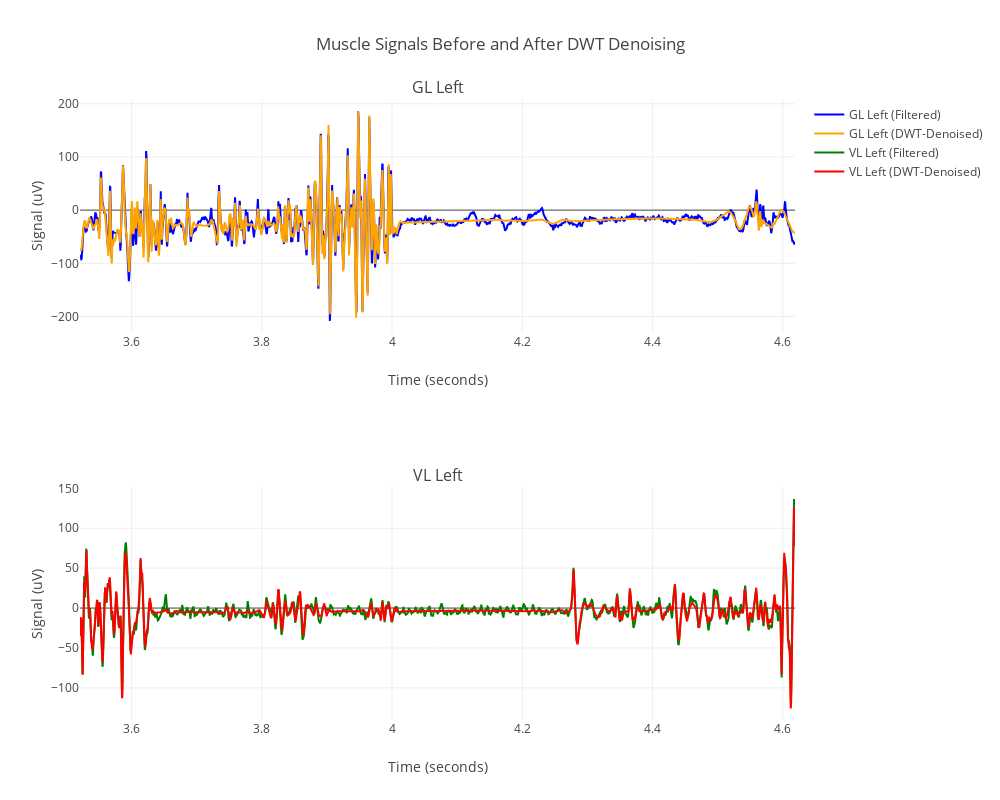

Notebook code cell kept with this figure:
### Code cell
import numpy as np
import pywt

def denoise_dwt(signal, level=8):
    # Perform wavelet decomposition using db4
    coeffs = pywt.wavedec(signal, 'db4', level=level)
    
    # Calculate noise standard deviation using robust median estimator
    sigma = np.median(np.abs(coeffs[-1])) / 0.6745
    
    # Initialize empty list for modified coefficients
    denoised_coeffs = []
    
    # Threshold multiplication factor (increased for stronger denoising)
    threshold_factor = 20.0  # Meningkatkan dari default sqrt(2)
    
    # Process each decomposition level with adaptive thresholding
    for i, coeff in enumerate(coeffs):
        if i == 0:  # Skip approximation coefficients
            denoised_coeffs.append(coeff)
            continue
            
        # Calculate level-dependent threshold with higher base threshold
        N = len(signal)
        level_factor = 1.5 / np.sqrt(2**(i))  # Increased level factor
        threshold = sigma * threshold_factor * np.sqrt(np.log(N)) * level_factor
        
        # Apply more aggressive thresholding
        coeff_abs = np.abs(coeff)
        sign = np.sign(coeff)
        
        # Increased threshold multiplier for classification
        is_small = coeff_abs <= 2.5 * threshold  # Increased from 2.0
        is_large = coeff_abs > 2.5 * threshold
        
        modified_coeff = np.zeros_like(coeff)
        # Only keep very large coefficients
        modified_coeff[is_large] = coeff[is_large]
        # More aggressive soft thresholding for small coefficients
        modified_coeff[is_small] = sign[is_small] * (coeff_abs[is_small] - 1.5 * threshold) * (coeff_abs[is_small] > 1.5 * threshold)
        
        denoised_coeffs.append(modified_coeff)
    
    # Reconstruct the signal using db4
    denoised_signal = pywt.waverec(denoised_coeffs, 'db4')
    
    # Ensure the output length matches input length
    if len(denoised_signal) > len(signal):
        denoised_signal = denoised_signal[:len(signal)]
    elif len(denoised_signal) < len(signal):
        denoised_signal = np.pad(denoised_signal, (0, len(signal) - len(denoised_signal)), 'edge')
    
    return denoised_signal

# Apply DWT denoising on filtered signals
df["GL_dwt"] = denoise_dwt(df["filtered_gl"])
df["VL_dwt"] = denoise_dwt(df["filtered_vl"])


# Create subplots for each signal, showing both the filtered and DWT-denoised signals
fig = make_subplots(rows=2, cols=1, subplot_titles=("GL Left", "VL Left"))

# GL Left
fig.add_trace(go.Scatter(x=time[7042:9238], y=df["filtered_gl"][7042:9238], mode="lines", name="GL Left (Filtered)", line=dict(color="blue")), row=1, col=1)
fig.add_trace(go.Scatter(x=time[7042:9238], y=df["GL_dwt"][7042:9238], mode="lines", name="GL Left (DWT-Denoised)", line=dict(color="orange")), row=1, col=1)

# VL Left
fig.add_trace(go.Scatter(x=time[7042:9238], y=df["filtered_vl"][7042:9238], mode="lines", name="VL Left (Filtered)", line=dict(color="green")), row=2, col=1)
fig.add_trace(go.Scatter(x=time[7042:9238], y=df["VL_dwt"][7042:9238], mode="lines", name="VL Left (DWT-Denoised)", line=dict(color="red")), row=2, col=1)

# Update layout
fig.update_layout(height=800, width=1000, title_text="Muscle Signals Before and After DWT Denoising")
fig.update_xaxes(title_text="Time (seconds)", row=1, col=1)
fig.update_yaxes(title_text="Signal (uV)", row=1, col=1)
fig.update_xaxes(title_text="Time (seconds)", row=2, col=1)
fig.update_yaxes(title_text="Signal (uV)", row=2, col=1)

# Show plot
fig.show()

### Figure 1 — Plotly figure (JSON) as saved in the notebook; plotly's stock layout.template omitted (floating-point values rounded to 4 significant figures; data arrays with more than 128 entries replaced by an {"elided": "..."} marker saying what was removed)
{"data": [{"line": {"color": "blue"}, "mode": "lines", "name": "GL Left (Filtered)", "type": "scatter", "x": {"elided": "2196 float values"}, "xaxis": "x", "y": {"elided": "2196 float values"}, "yaxis": "y"}, {"line": {"color": "orange"}, "mode": "lines", "name": "GL Left (DWT-Denoised)", "type": "scatter", "x": {"elided": "2196 float values"}, "xaxis": "x", "y": {"elided": "2196 float values"}, "yaxis": "y"}, {"line": {"color": "green"}, "mode": "lines", "name": "VL Left (Filtered)", "type": "scatter", "x": {"elided": "2196 float values"}, "xaxis": "x2", "y": {"elided": "2196 float values"}, "yaxis": "y2"}, {"line": {"color": "red"}, "mode": "lines", "name": "VL Left (DWT-Denoised)", "type": "scatter", "x": {"elided": "2196 float values"}, "xaxis": "x2", "y": {"elided": "2196 float values"}, "yaxis": "y2"}], "layout": {"annotations": [{"font": {"size": 16}, "showarrow": false, "text": "GL Left", "x": 0.5, "xanchor": "center", "xref": "paper", "y": 1, "yanchor": "bottom", "yref": "paper"}, {"font": {"size": 16}, "showarrow": false, "text": "VL Left", "x": 0.5, "xanchor": "center", "xref": "paper", "y": 0.375, "yanchor": "bottom", "yref": "paper"}], "height": 800, "title": {"text": "Muscle Signals Before and After DWT Denoising"}, "width": 1000, "xaxis": {"anchor": "y", "domain": [0, 1], "title": {"text": "Time (seconds)"}}, "xaxis2": {"anchor": "y2", "domain": [0, 1], "title": {"text": "Time (seconds)"}}, "yaxis": {"anchor": "x", "domain": [0.625, 1], "title": {"text": "Signal (uV)"}}, "yaxis2": {"anchor": "x2", "domain": [0, 0.375], "title": {"text": "Signal (uV)"}}}}
